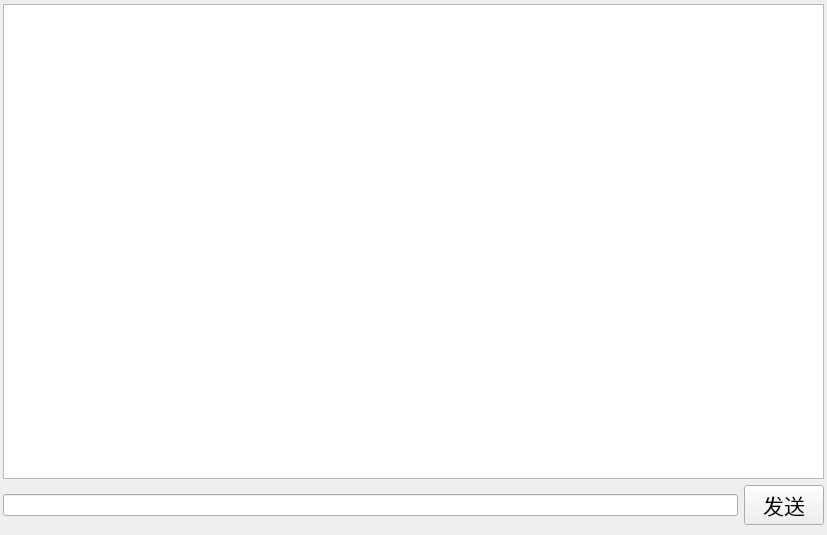
<?xml version="1.0" encoding="UTF-8"?>
<ui version="4.0">
 <class>Chat</class>
 <widget class="QWidget" name="Chat">
  <property name="geometry">
   <rect>
    <x>0</x>
    <y>0</y>
    <width>827</width>
    <height>535</height>
   </rect>
  </property>
  <property name="windowTitle">
   <string>Form</string>
  </property>
  <widget class="QWidget" name="layoutWidget">
   <property name="geometry">
    <rect>
     <x>3</x>
     <y>4</y>
     <width>821</width>
     <height>521</height>
    </rect>
   </property>
   <layout class="QVBoxLayout" name="verticalLayout">
    <item>
     <widget class="QTextEdit" name="show_TE">
      <property name="readOnly">
       <bool>true</bool>
      </property>
     </widget>
    </item>
    <item>
     <layout class="QHBoxLayout" name="horizontalLayout">
      <item>
       <widget class="QLineEdit" name="input_LE"/>
      </item>
      <item>
       <widget class="QPushButton" name="send_PB">
        <property name="font">
         <font>
          <family>Arial</family>
          <pointsize>16</pointsize>
         </font>
        </property>
        <property name="text">
         <string>发送</string>
        </property>
       </widget>
      </item>
     </layout>
    </item>
   </layout>
  </widget>
 </widget>
 <resources/>
 <connections/>
</ui>
